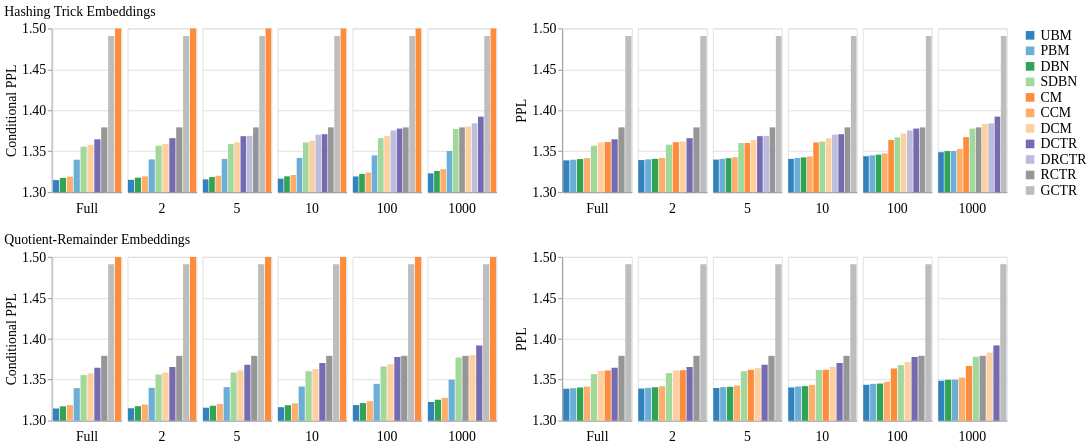

The notebook cell this image was saved under:
### Code cell
import altair as alt

# Chart configuration
chart_config = {
    "width": 80,
    "height": 190,
    "title": ""
}

def create_metric_chart(filtered_df, y_field, y_title, sort_by):
    """Create a bar chart with specified y-field and title."""
    return alt.Chart(filtered_df, **chart_config).mark_bar().encode(
        column=alt.Column(
            "compression_rate", 
            title="", 
            sort=["Full", "2", "5", "10", "100", "1000"], 
            spacing=5, 
            header=alt.Header(titleOrient='bottom', labelOrient='bottom')
        ),
        x=alt.X("model", sort="y", title="").axis(labels=False, ticks=False),
        y=alt.Y(y_field, title=y_title).scale(domain=(1.3, 1.5), clamp=True),
        color=alt.Color("model:N", title="", sort=sort_by).scale(
            range=["#3182bd", "#6baed6", "#31a354", "#a1d99b", "#fd8d3c", 
                   "#fdae6b", "#fdd0a2", "#756bb1", "#bcbddc", "#969696", "#bdbdbd"]
        ),
    ).resolve_scale(x="independent", y="shared")

def create_embedding_charts(df, embedding_type, sort_by):
    """Create conditional PPL and PPL charts for a specific embedding type."""
    filtered_df = df[df.embedding == embedding_type]
    
    cond_ppl = create_metric_chart(filtered_df, "mean(test_cond_ppl)", "Conditional PPL", sort_by)
    ppl = create_metric_chart(filtered_df, "mean(test_ppl)", "PPL", sort_by)
    
    # Concatenate horizontally and add title (no configure here)
    combined_chart = (cond_ppl | ppl)
    return combined_chart.properties(title=f"{embedding_type} Embeddings")

# Create charts for both embedding types
hashing_trick_charts = create_embedding_charts(df, "Hashing Trick", sort_by)
quotient_remainder_charts = create_embedding_charts(df, "Quotient-Remainder", sort_by)

# Combine vertically using vconcat and apply configuration only to final chart
final_chart = (hashing_trick_charts & quotient_remainder_charts).configure_concat(spacing=20)
final_chart

### Figure 1 — Vega-Lite specification as saved in the notebook (floating-point values rounded to 4 significant figures; data arrays with more than 128 entries replaced by an {"elided": "..."} marker saying what was removed)
{"config": {"title": {"font": "serif", "fontWeight": "normal", "fontSize": 16}, "axis": {"titleFont": "serif", "titleFontWeight": "normal", "titleFontSize": 16, "labelFont": "serif", "labelFontWeight": "normal", "labelFontSize": 16}, "headerColumn": {"titleFont": "serif", "titleFontWeight": "normal", "titleFontSize": 16, "labelFont": "serif", "labelFontWeight": "normal", "labelFontSize": 16}, "headerRow": {"titleFont": "serif", "titleFontWeight": "normal", "titleFontSize": 16, "labelFont": "serif", "labelFontWeight": "normal", "labelFontSize": 16}, "legend": {"titleFont": "serif", "titleFontWeight": "normal", "titleFontSize": 16, "labelFont": "serif", "labelFontWeight": "normal", "labelFontSize": 16}, "text": {"font": "serif", "fontSize": 14}, "concat": {"spacing": 20}}, "vconcat": [{"hconcat": [{"mark": {"type": "bar"}, "encoding": {"color": {"field": "model", "scale": {"range": ["#3182bd", "#6baed6", "#31a354", "#a1d99b", "#fd8d3c", "#fdae6b", "#fdd0a2", "#756bb1", "#bcbddc", "#969696", "#bdbdbd"]}, "sort": ["UBM", "PBM", "DBN", "SDBN", "CM", "CCM", "DCM", "DCTR", "DRCTR", "RCTR", "GCTR"], "title": "", "type": "nominal"}, "column": {"field": "compression_rate", "header": {"labelOrient": "bottom", "titleOrient": "bottom"}, "sort": ["Full", "2", "5", "10", "100", "1000"], "spacing": 5, "title": "", "type": "nominal"}, "x": {"axis": {"labels": false, "ticks": false}, "field": "model", "sort": "y", "title": "", "type": "nominal"}, "y": {"aggregate": "mean", "field": "test_cond_ppl", "scale": {"domain": [1.3, 1.5], "clamp": true}, "title": "Conditional PPL", "type": "quantitative"}}, "height": 190, "resolve": {"scale": {"x": "independent", "y": "shared"}}, "title": "", "width": 80}, {"mark": {"type": "bar"}, "encoding": {"color": {"field": "model", "scale": {"range": ["#3182bd", "#6baed6", "#31a354", "#a1d99b", "#fd8d3c", "#fdae6b", "#fdd0a2", "#756bb1", "#bcbddc", "#969696", "#bdbdbd"]}, "sort": ["UBM", "PBM", "DBN", "SDBN", "CM", "CCM", "DCM", "DCTR", "DRCTR", "RCTR", "GCTR"], "title": "", "type": "nominal"}, "column": {"field": "compression_rate", "header": {"labelOrient": "bottom", "titleOrient": "bottom"}, "sort": ["Full", "2", "5", "10", "100", "1000"], "spacing": 5, "title": "", "type": "nominal"}, "x": {"axis": {"labels": false, "ticks": false}, "field": "model", "sort": "y", "title": "", "type": "nominal"}, "y": {"aggregate": "mean", "field": "test_ppl", "scale": {"domain": [1.3, 1.5], "clamp": true}, "title": "PPL", "type": "quantitative"}}, "height": 190, "resolve": {"scale": {"x": "independent", "y": "shared"}}, "title": "", "width": 80}], "data": {"name": "data-c3b188ae4ce8de45f21d74b118a0f008"}, "title": "Hashing Trick Embeddings"}, {"hconcat": [{"mark": {"type": "bar"}, "encoding": {"color": {"field": "model", "scale": {"range": ["#3182bd", "#6baed6", "#31a354", "#a1d99b", "#fd8d3c", "#fdae6b", "#fdd0a2", "#756bb1", "#bcbddc", "#969696", "#bdbdbd"]}, "sort": ["UBM", "PBM", "DBN", "SDBN", "CM", "CCM", "DCM", "DCTR", "DRCTR", "RCTR", "GCTR"], "title": "", "type": "nominal"}, "column": {"field": "compression_rate", "header": {"labelOrient": "bottom", "titleOrient": "bottom"}, "sort": ["Full", "2", "5", "10", "100", "1000"], "spacing": 5, "title": "", "type": "nominal"}, "x": {"axis": {"labels": false, "ticks": false}, "field": "model", "sort": "y", "title": "", "type": "nominal"}, "y": {"aggregate": "mean", "field": "test_cond_ppl", "scale": {"domain": [1.3, 1.5], "clamp": true}, "title": "Conditional PPL", "type": "quantitative"}}, "height": 190, "resolve": {"scale": {"x": "independent", "y": "shared"}}, "title": "", "width": 80}, {"mark": {"type": "bar"}, "encoding": {"color": {"field": "model", "scale": {"range": ["#3182bd", "#6baed6", "#31a354", "#a1d99b", "#fd8d3c", "#fdae6b", "#fdd0a2", "#756bb1", "#bcbddc", "#969696", "#bdbdbd"]}, "sort": ["UBM", "PBM", "DBN", "SDBN", "CM", "CCM", "DCM", "DCTR", "DRCTR", "RCTR", "GCTR"], "title": "", "type": "nominal"}, "column": {"field": "compression_rate", "header": {"labelOrient": "bottom", "titleOrient": "bottom"}, "sort": ["Full", "2", "5", "10", "100", "1000"], "spacing": 5, "title": "", "type": "nominal"}, "x": {"axis": {"labels": false, "ticks": false}, "field": "model", "sort": "y", "title": "", "type": "nominal"}, "y": {"aggregate": "mean", "field": "test_ppl", "scale": {"domain": [1.3, 1.5], "clamp": true}, "title": "PPL", "type": "quantitative"}}, "height": 190, "resolve": {"scale": {"x": "independent", "y": "shared"}}, "title": "", "width": 80}], "data": {"name": "data-9b0889d5903e01b178544c709718ddd6"}, "title": "Quotient-Remainder Embeddings"}], "$schema": "https://vega.github.io/schema/vega-lite/v5.20.1.json", "datasets": {"data-c3b188ae4ce8de45f21d74b118a0f008": {"elided": "192 records"}, "data-9b0889d5903e01b178544c709718ddd6": {"elided": "180 records"}}}
